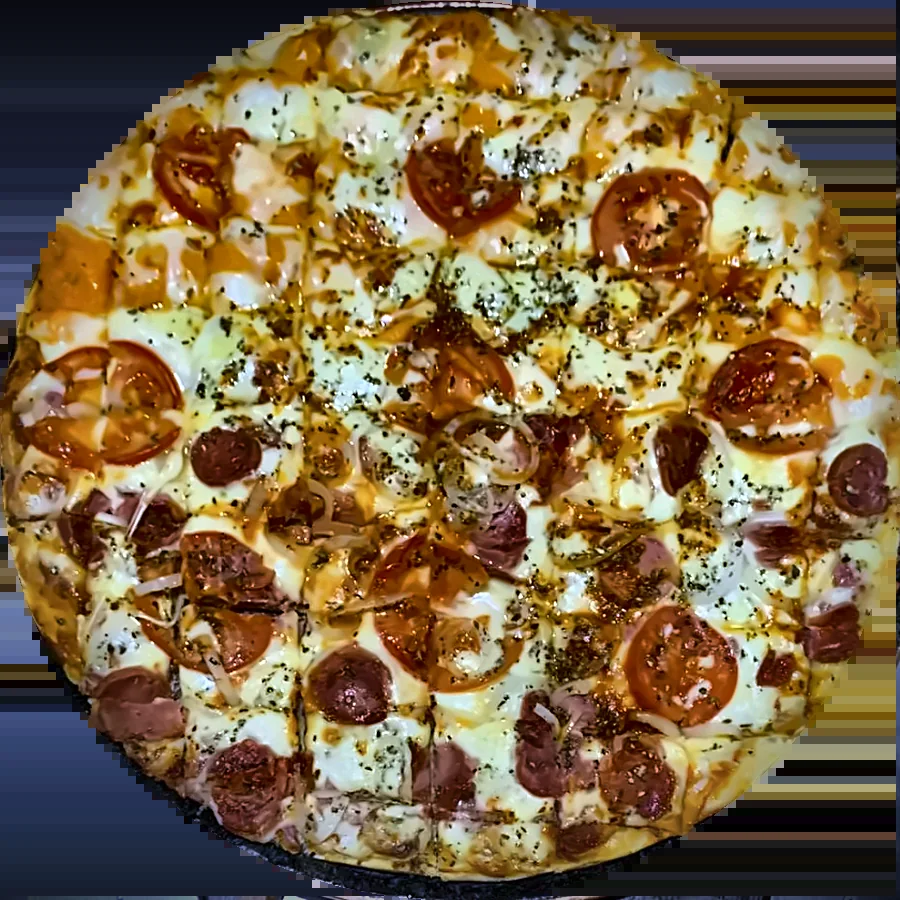
#> input picture img/calabresa.webp, 900 x 900 px; its folder holds only this picture in this run
$ python -i enhance.py   (imports and definitions only)
#> lines starting #> are read from the running program, lines starting #| are printed output that depends on the picture
#> further down, picture is the input picture: shape (900, 900, 3); mean B, G, R 68, 102.9, 126.4
import cv2, numpy as np, sys, os
from PIL import Image, ImageFilter
C={'torresmo':(470,440,412),'portuguesa':(436,446,400),'calabresa':(458,432,420)}
def enhance(im):
    im=cv2.fastNlMeansDenoisingColored(im,None,4,4,7,21)
    # white balance (gray world, 60%)
    f=im.astype(np.float32); m=f.reshape(-1,3).mean(0); gain=m.mean()/m; gain=1+(gain-1)*0.6
#> after `m = f.reshape(-1, 3).mean(0)`: m = [67.53, 102.6, 126.2]
#> after `gain = m.mean() / m`: gain = [1.46, 0.963, 0.783]
#> after `gain = 1 + (gain - 1) * 0.6`: gain = [1.28, 0.978, 0.87]
    f=np.clip(f*gain,0,255)
    # warmth
    f[...,2]*=1.04; f[...,0]*=0.96
    im=np.clip(f,0,255).astype(np.uint8)
    lab=cv2.cvtColor(im,cv2.COLOR_BGR2LAB); L,a,b=cv2.split(lab)
#> after `lab = cv2.cvtColor(im, cv2.COLOR_BGR2LAB)`: lab: shape (900, 900, 3); mean of channels 0, 1, 2 108.4, 133.7, 140.1
#> after `L, a, b = cv2.split(lab)`:
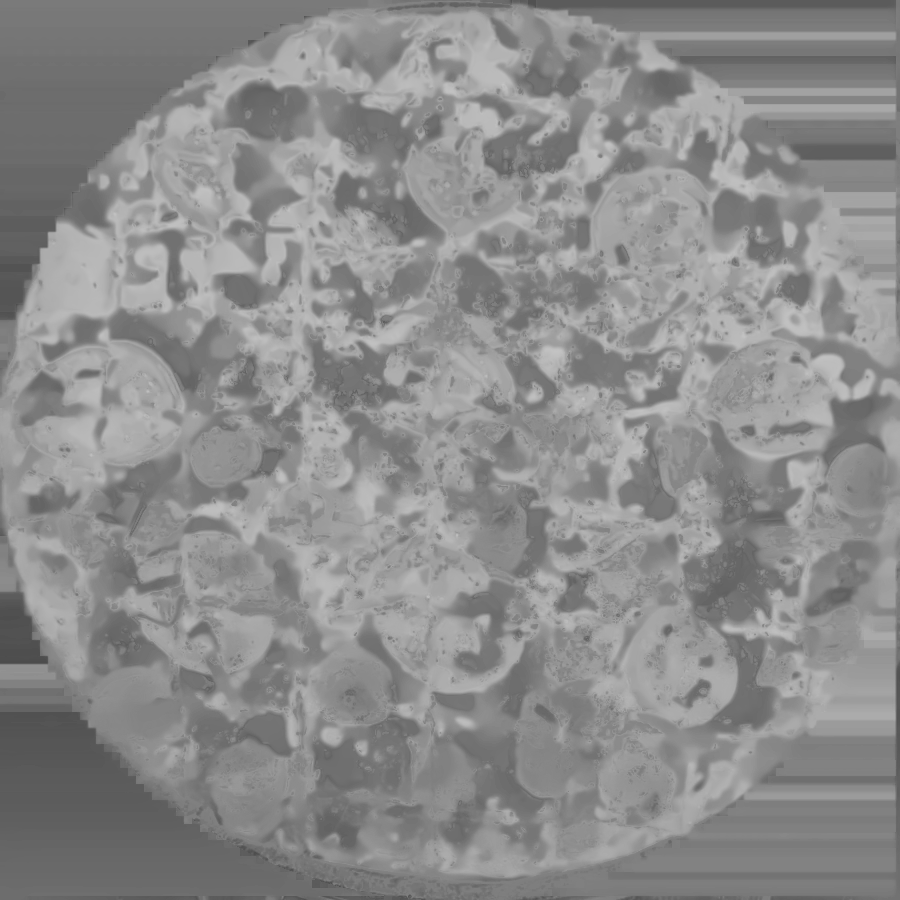
#> b: shape (900, 900); min 76, max 197, mean 140.1
    L=cv2.createCLAHE(clipLimit=1.8,tileGridSize=(8,8)).apply(L)
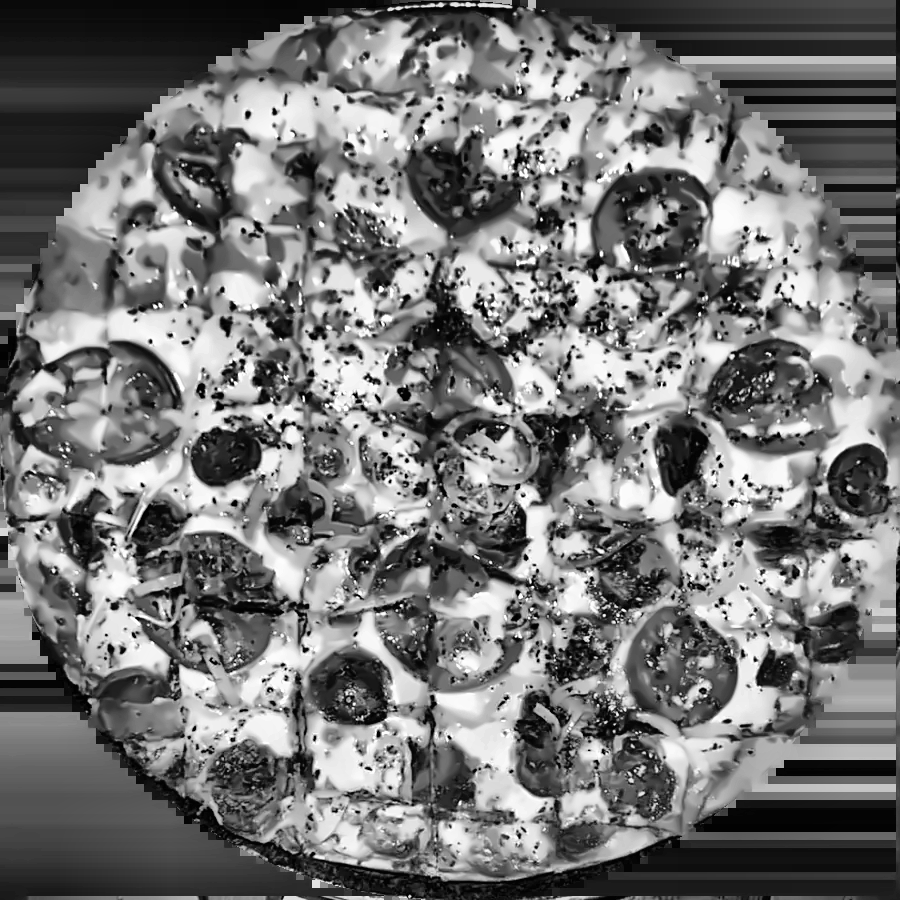
#> L: shape (900, 900); min 0, max 255, mean 117.8
    im=cv2.cvtColor(cv2.merge([L,a,b]),cv2.COLOR_LAB2BGR)
    hsv=cv2.cvtColor(im,cv2.COLOR_BGR2HSV).astype(np.float32)
    s=hsv[...,1]/255; hsv[...,1]=np.clip((s+ (1-s)*s*0.55)*255,0,255)   # vibrance
#> after `s = hsv[..., 1] / 255`:
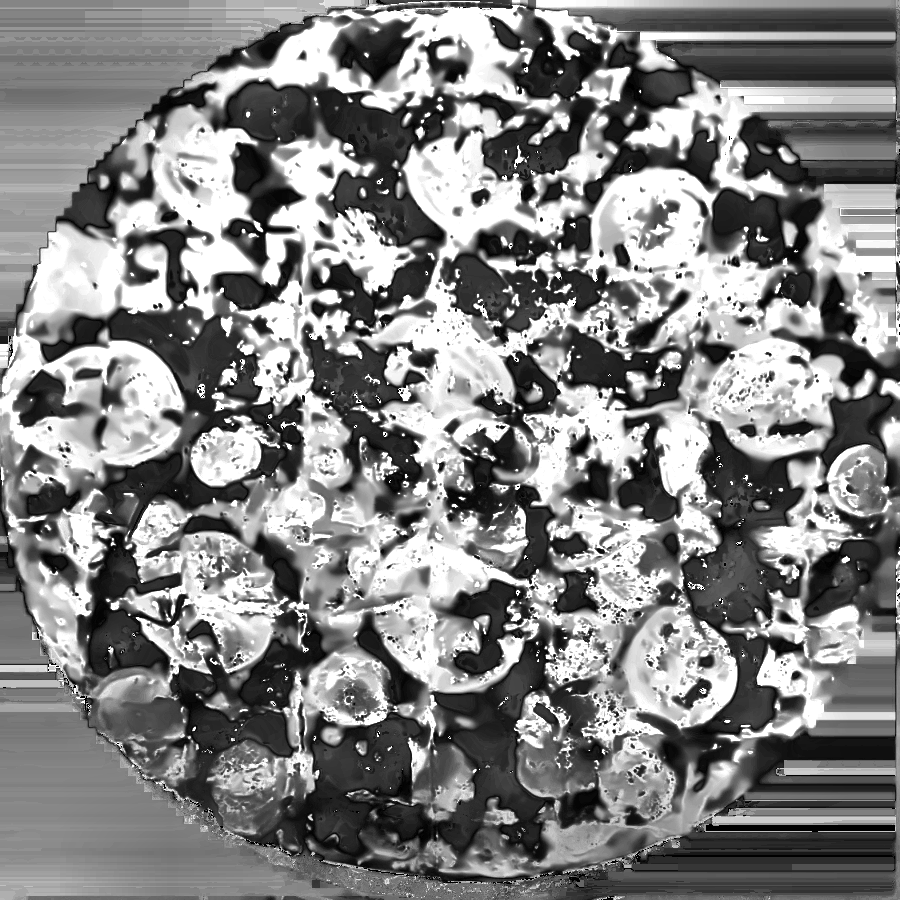
#> s: shape (900, 900) float32; min 0, max 1, mean 0.509
#> after `hsv[..., 1] = np.clip((s + (1 - s) * s * 0.55) * 255, 0, 255)`:
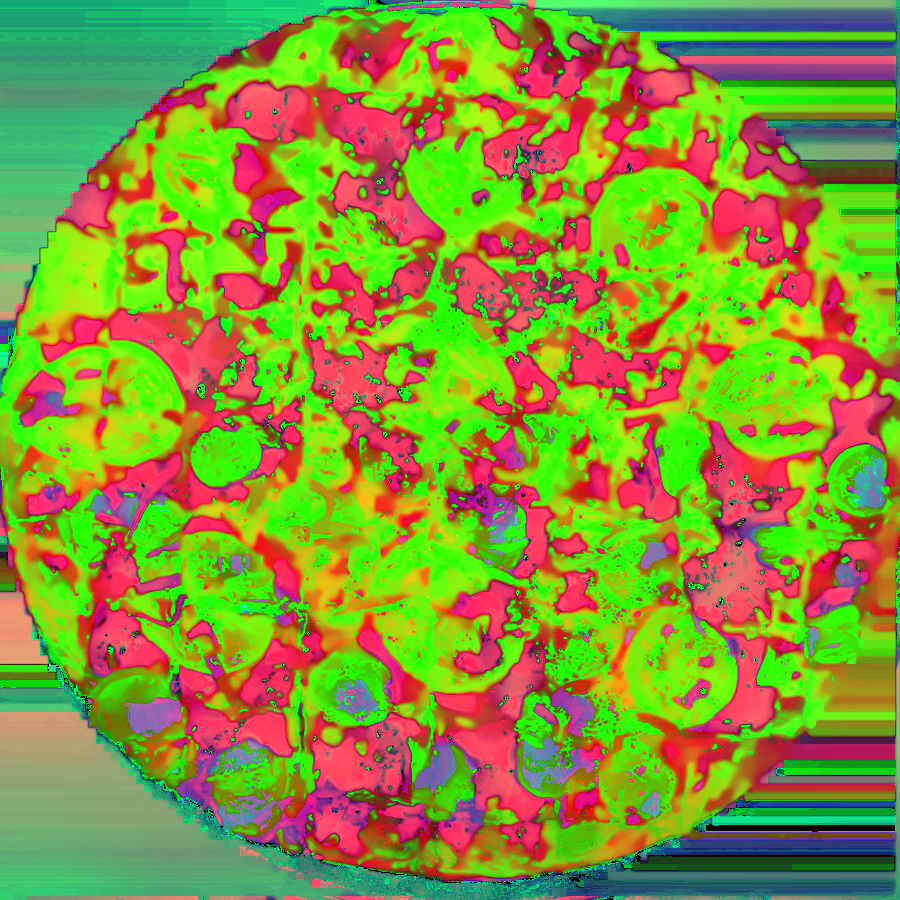
#> hsv: shape (900, 900, 3) float32; mean B, G, R 54.5, 150.1, 135.8
    hsv[...,2]=np.clip(255*((hsv[...,2]/255)**0.93),0,255)              # leve brilho
    im=cv2.cvtColor(hsv.astype(np.uint8),cv2.COLOR_HSV2BGR)
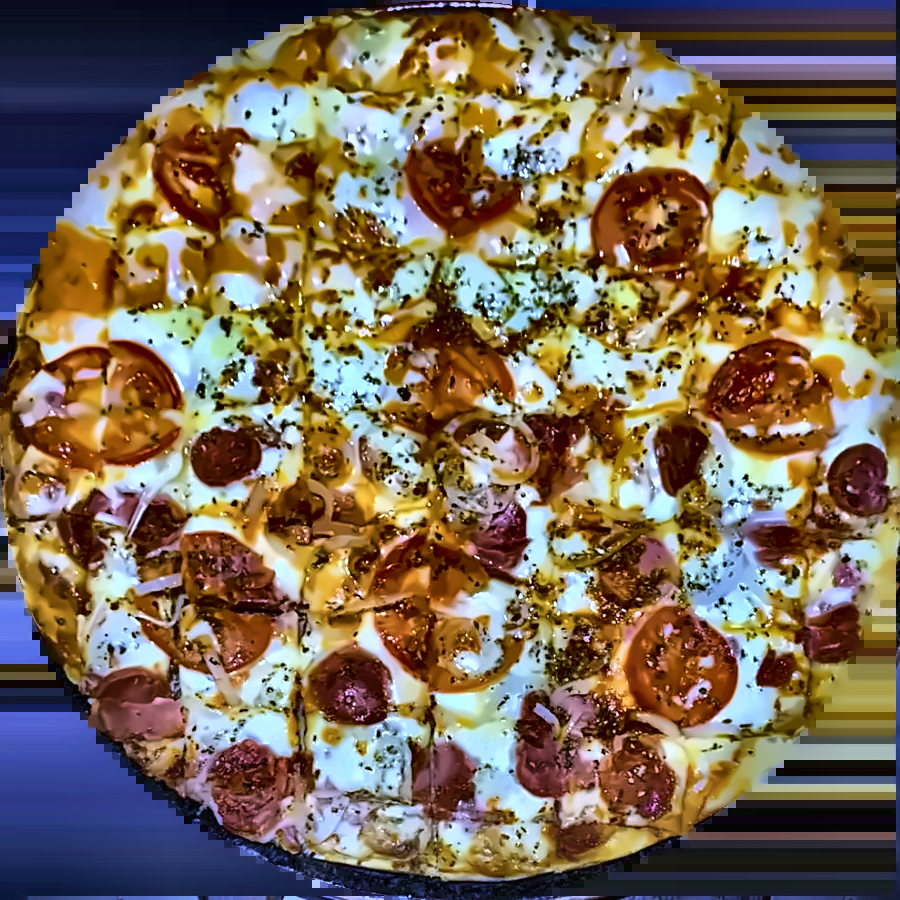
#> im: shape (900, 900, 3); mean B, G, R 87, 106.9, 123.2
    return im
# [12 lines left out: function cut, not called in this run]
# [1 line not run here, left out]
sheet=[]
# [10 lines not run here, left out]
H=sum(s.height for s in sheet)+20*len(sheet); out=Image.new('RGB',(920,H),(40,30,25)); y=0
# [3 lines not run here, left out]

>>> import cv2
>>> picture = cv2.imread('../img/calabresa.webp')
>>> result = enhance(picture)

$ run again, on img/portuguesa.webp
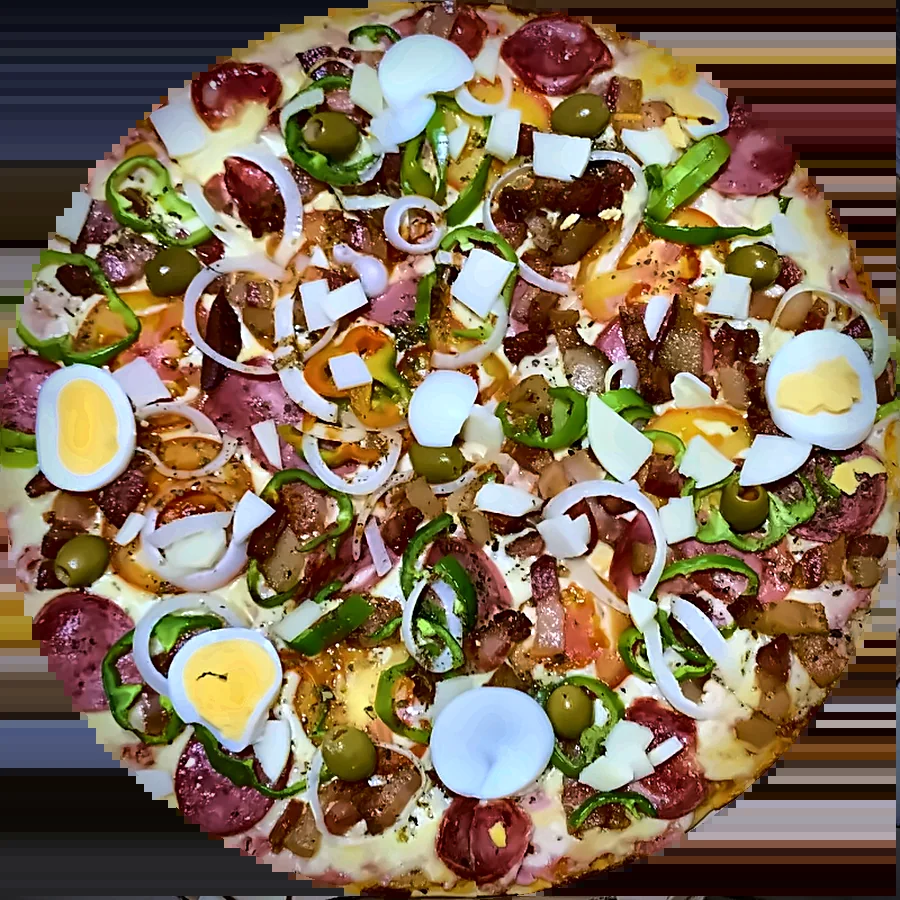
#> input picture img/portuguesa.webp, 900 x 900 px
#> picture is the input picture: shape (900, 900, 3); mean B, G, R 86.5, 108.9, 128.4
#> m = [86.02, 108.7, 128.1]
#> gain = [1.25, 0.99, 0.84]
#> gain = [1.15, 0.994, 0.904]
#> lab: shape (900, 900, 3); mean of channels 0, 1, 2 115.7, 132.7, 138.7
#> in enhance, `hsv=cv2.cvtColor(im,cv2.COLOR_BGR2HSV).astype(np.float32)`:
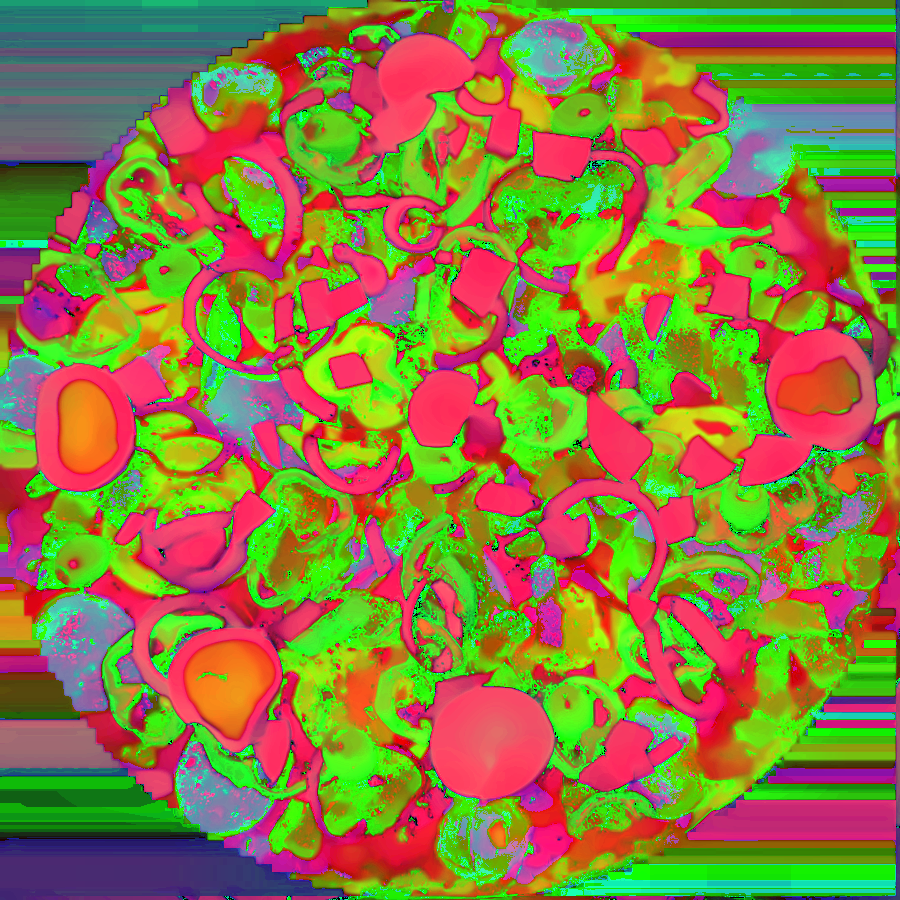
#> hsv: shape (900, 900, 3) float32; mean B, G, R 62.2, 125, 141.4
#> in enhance, `s = hsv[..., 1] / 255`:
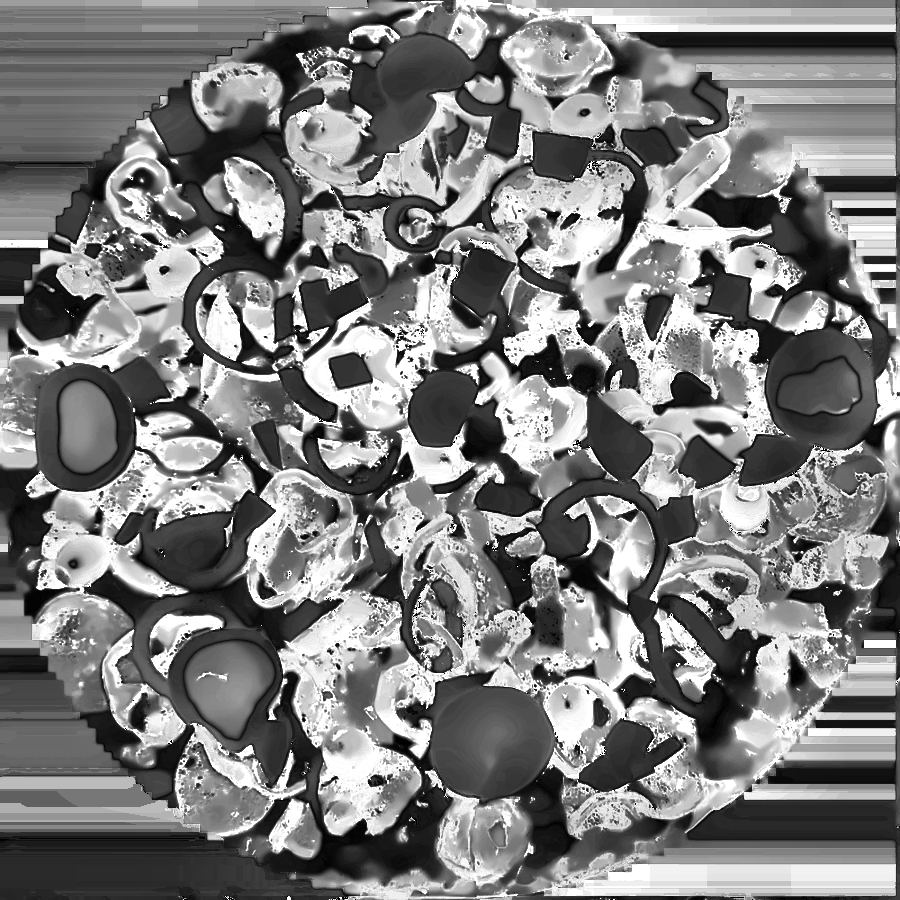
#> s: shape (900, 900) float32; min 0, max 1, mean 0.49

$ run again, on img/torresmo.webp
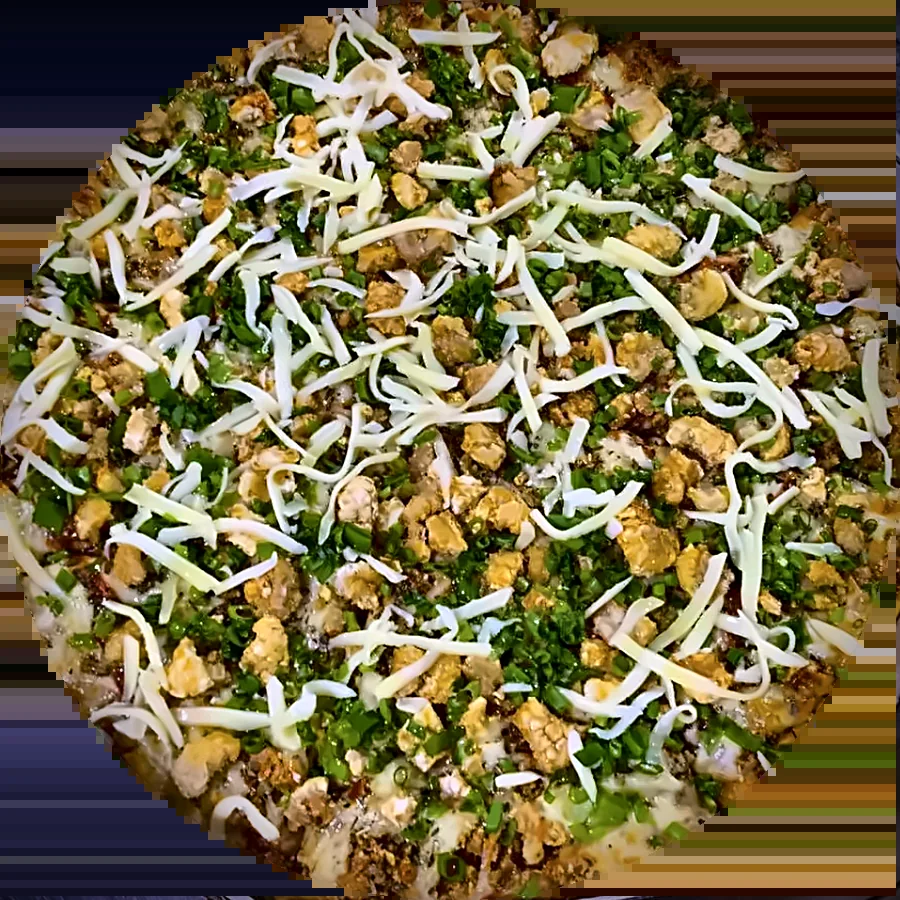
#> input picture img/torresmo.webp, 900 x 900 px
#> picture is the input picture: shape (900, 900, 3); mean B, G, R 72.7, 108.9, 120.7
#> m = [72.16, 108.6, 120.5]
#> gain = [1.39, 0.925, 0.833]
#> gain = [1.24, 0.955, 0.9]
#> lab: shape (900, 900, 3); mean of channels 0, 1, 2 109.5, 129.8, 140.4
#> in enhance, `L=cv2.createCLAHE(clipLimit=1.8,tileGridSize=(8,8)).apply(L)`:
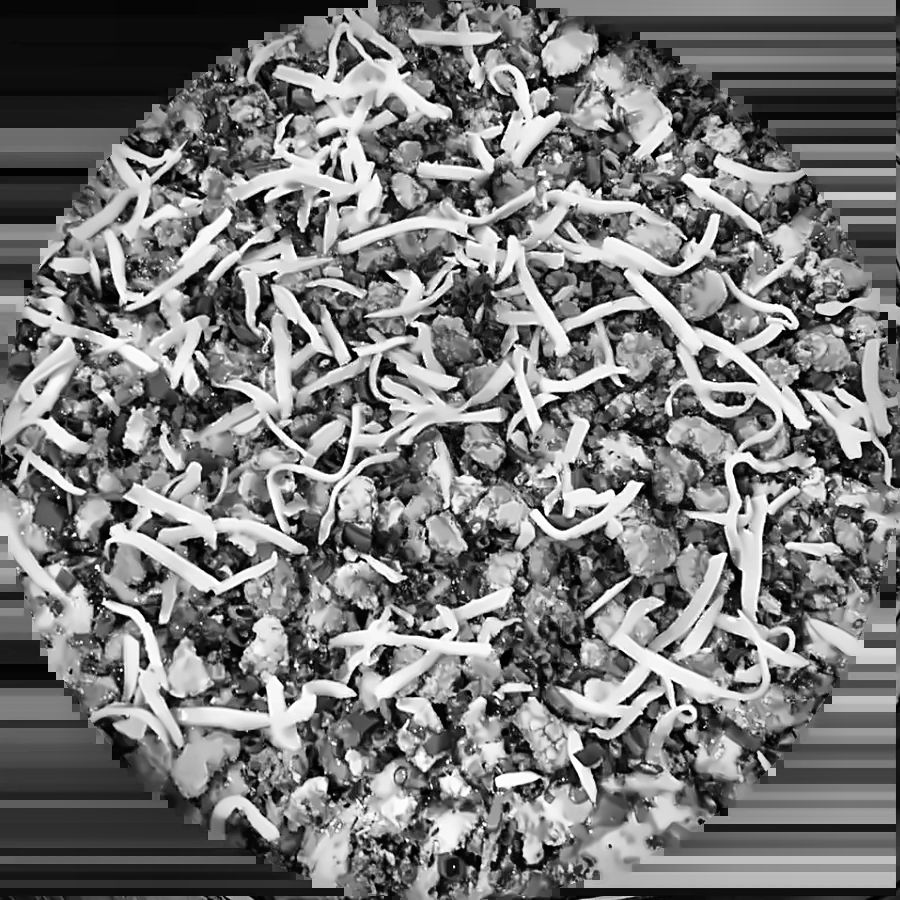
#> L: shape (900, 900); min 0, max 255, mean 120
#> in enhance, `hsv=cv2.cvtColor(im,cv2.COLOR_BGR2HSV).astype(np.float32)`:
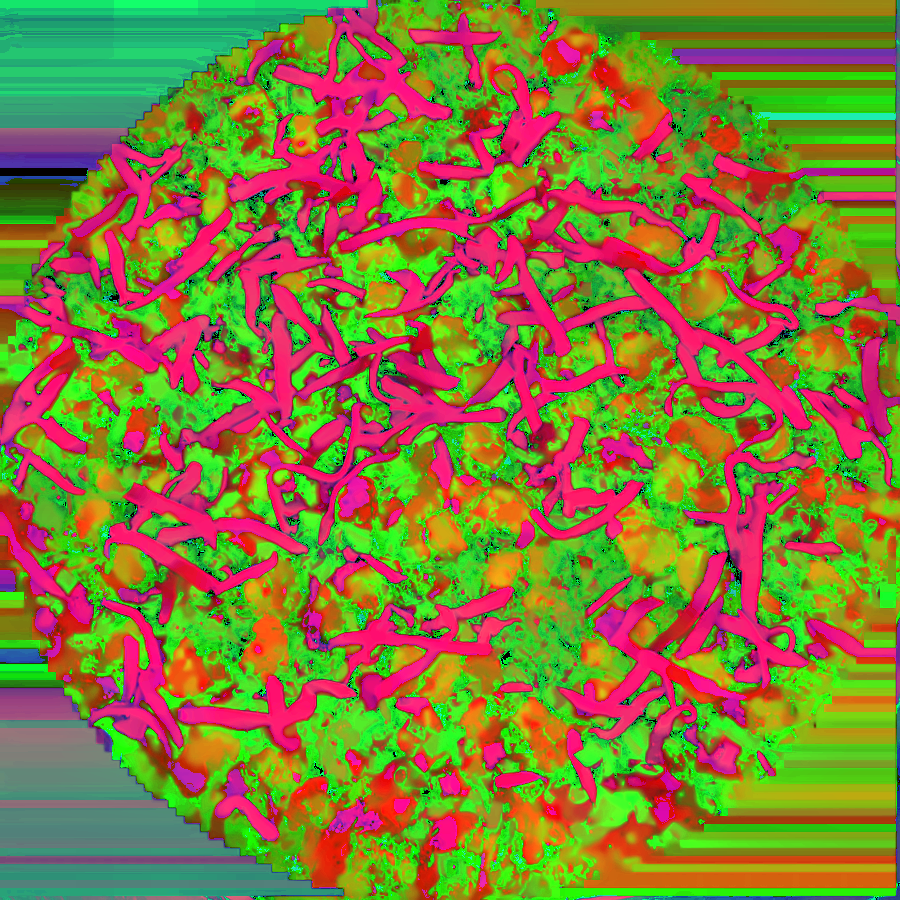
#> hsv: shape (900, 900, 3) float32; mean B, G, R 54.8, 124, 133
